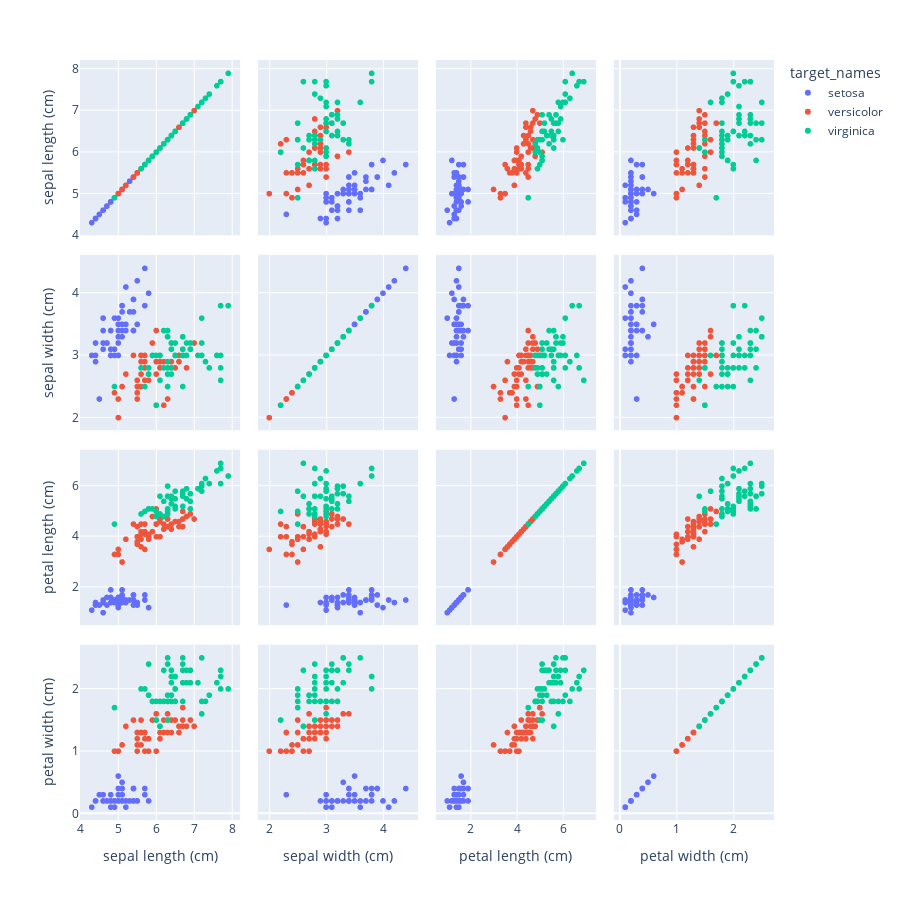

Notebook source saved alongside this figure:
### Code cell
px.scatter_matrix(df,dimensions=df.columns[:4],color="target_names",height=900)

### Figure 1 — Plotly figure (JSON) as saved in the notebook; plotly's stock layout.template omitted (floating-point values rounded to 4 significant figures)
{"data": [{"dimensions": [{"axis": {"matches": true}, "label": "sepal length (cm)", "values": [5.1, 4.9, 4.7, 4.6, 5, 5.4, 4.6, 5, 4.4, 4.9, 5.4, 4.8, 4.8, 4.3, 5.8, 5.7, 5.4, 5.1, 5.7, 5.1, 5.4, 5.1, 4.6, 5.1, 4.8, 5, 5, 5.2, 5.2, 4.7, 4.8, 5.4, 5.2, 5.5, 4.9, 5, 5.5, 4.9, 4.4, 5.1, 5, 4.5, 4.4, 5, 5.1, 4.8, 5.1, 4.6, 5.3, 5]}, {"axis": {"matches": true}, "label": "sepal width (cm)", "values": [3.5, 3, 3.2, 3.1, 3.6, 3.9, 3.4, 3.4, 2.9, 3.1, 3.7, 3.4, 3, 3, 4, 4.4, 3.9, 3.5, 3.8, 3.8, 3.4, 3.7, 3.6, 3.3, 3.4, 3, 3.4, 3.5, 3.4, 3.2, 3.1, 3.4, 4.1, 4.2, 3.1, 3.2, 3.5, 3.6, 3, 3.4, 3.5, 2.3, 3.2, 3.5, 3.8, 3, 3.8, 3.2, 3.7, 3.3]}, {"axis": {"matches": true}, "label": "petal length (cm)", "values": [1.4, 1.4, 1.3, 1.5, 1.4, 1.7, 1.4, 1.5, 1.4, 1.5, 1.5, 1.6, 1.4, 1.1, 1.2, 1.5, 1.3, 1.4, 1.7, 1.5, 1.7, 1.5, 1, 1.7, 1.9, 1.6, 1.6, 1.5, 1.4, 1.6, 1.6, 1.5, 1.5, 1.4, 1.5, 1.2, 1.3, 1.4, 1.3, 1.5, 1.3, 1.3, 1.3, 1.6, 1.9, 1.4, 1.6, 1.4, 1.5, 1.4]}, {"axis": {"matches": true}, "label": "petal width (cm)", "values": [0.2, 0.2, 0.2, 0.2, 0.2, 0.4, 0.3, 0.2, 0.2, 0.1, 0.2, 0.2, 0.1, 0.1, 0.2, 0.4, 0.4, 0.3, 0.3, 0.3, 0.2, 0.4, 0.2, 0.5, 0.2, 0.2, 0.4, 0.2, 0.2, 0.2, 0.2, 0.4, 0.1, 0.2, 0.2, 0.2, 0.2, 0.1, 0.2, 0.2, 0.3, 0.3, 0.2, 0.6, 0.4, 0.3, 0.2, 0.2, 0.2, 0.2]}], "hovertemplate": "target_names=setosa<br>%{xaxis.title.text}=%{x}<br>%{yaxis.title.text}=%{y}<extra></extra>", "legendgroup": "setosa", "marker": {"color": "#636efa", "symbol": "circle"}, "name": "setosa", "showlegend": true, "type": "splom"}, {"dimensions": [{"axis": {"matches": true}, "label": "sepal length (cm)", "values": [7, 6.4, 6.9, 5.5, 6.5, 5.7, 6.3, 4.9, 6.6, 5.2, 5, 5.9, 6, 6.1, 5.6, 6.7, 5.6, 5.8, 6.2, 5.6, 5.9, 6.1, 6.3, 6.1, 6.4, 6.6, 6.8, 6.7, 6, 5.7, 5.5, 5.5, 5.8, 6, 5.4, 6, 6.7, 6.3, 5.6, 5.5, 5.5, 6.1, 5.8, 5, 5.6, 5.7, 5.7, 6.2, 5.1, 5.7]}, {"axis": {"matches": true}, "label": "sepal width (cm)", "values": [3.2, 3.2, 3.1, 2.3, 2.8, 2.8, 3.3, 2.4, 2.9, 2.7, 2, 3, 2.2, 2.9, 2.9, 3.1, 3, 2.7, 2.2, 2.5, 3.2, 2.8, 2.5, 2.8, 2.9, 3, 2.8, 3, 2.9, 2.6, 2.4, 2.4, 2.7, 2.7, 3, 3.4, 3.1, 2.3, 3, 2.5, 2.6, 3, 2.6, 2.3, 2.7, 3, 2.9, 2.9, 2.5, 2.8]}, {"axis": {"matches": true}, "label": "petal length (cm)", "values": [4.7, 4.5, 4.9, 4, 4.6, 4.5, 4.7, 3.3, 4.6, 3.9, 3.5, 4.2, 4, 4.7, 3.6, 4.4, 4.5, 4.1, 4.5, 3.9, 4.8, 4, 4.9, 4.7, 4.3, 4.4, 4.8, 5, 4.5, 3.5, 3.8, 3.7, 3.9, 5.1, 4.5, 4.5, 4.7, 4.4, 4.1, 4, 4.4, 4.6, 4, 3.3, 4.2, 4.2, 4.2, 4.3, 3, 4.1]}, {"axis": {"matches": true}, "label": "petal width (cm)", "values": [1.4, 1.5, 1.5, 1.3, 1.5, 1.3, 1.6, 1, 1.3, 1.4, 1, 1.5, 1, 1.4, 1.3, 1.4, 1.5, 1, 1.5, 1.1, 1.8, 1.3, 1.5, 1.2, 1.3, 1.4, 1.4, 1.7, 1.5, 1, 1.1, 1, 1.2, 1.6, 1.5, 1.6, 1.5, 1.3, 1.3, 1.3, 1.2, 1.4, 1.2, 1, 1.3, 1.2, 1.3, 1.3, 1.1, 1.3]}], "hovertemplate": "target_names=versicolor<br>%{xaxis.title.text}=%{x}<br>%{yaxis.title.text}=%{y}<extra></extra>", "legendgroup": "versicolor", "marker": {"color": "#EF553B", "symbol": "circle"}, "name": "versicolor", "showlegend": true, "type": "splom"}, {"dimensions": [{"axis": {"matches": true}, "label": "sepal length (cm)", "values": [6.3, 5.8, 7.1, 6.3, 6.5, 7.6, 4.9, 7.3, 6.7, 7.2, 6.5, 6.4, 6.8, 5.7, 5.8, 6.4, 6.5, 7.7, 7.7, 6, 6.9, 5.6, 7.7, 6.3, 6.7, 7.2, 6.2, 6.1, 6.4, 7.2, 7.4, 7.9, 6.4, 6.3, 6.1, 7.7, 6.3, 6.4, 6, 6.9, 6.7, 6.9, 5.8, 6.8, 6.7, 6.7, 6.3, 6.5, 6.2, 5.9]}, {"axis": {"matches": true}, "label": "sepal width (cm)", "values": [3.3, 2.7, 3, 2.9, 3, 3, 2.5, 2.9, 2.5, 3.6, 3.2, 2.7, 3, 2.5, 2.8, 3.2, 3, 3.8, 2.6, 2.2, 3.2, 2.8, 2.8, 2.7, 3.3, 3.2, 2.8, 3, 2.8, 3, 2.8, 3.8, 2.8, 2.8, 2.6, 3, 3.4, 3.1, 3, 3.1, 3.1, 3.1, 2.7, 3.2, 3.3, 3, 2.5, 3, 3.4, 3]}, {"axis": {"matches": true}, "label": "petal length (cm)", "values": [6, 5.1, 5.9, 5.6, 5.8, 6.6, 4.5, 6.3, 5.8, 6.1, 5.1, 5.3, 5.5, 5, 5.1, 5.3, 5.5, 6.7, 6.9, 5, 5.7, 4.9, 6.7, 4.9, 5.7, 6, 4.8, 4.9, 5.6, 5.8, 6.1, 6.4, 5.6, 5.1, 5.6, 6.1, 5.6, 5.5, 4.8, 5.4, 5.6, 5.1, 5.1, 5.9, 5.7, 5.2, 5, 5.2, 5.4, 5.1]}, {"axis": {"matches": true}, "label": "petal width (cm)", "values": [2.5, 1.9, 2.1, 1.8, 2.2, 2.1, 1.7, 1.8, 1.8, 2.5, 2, 1.9, 2.1, 2, 2.4, 2.3, 1.8, 2.2, 2.3, 1.5, 2.3, 2, 2, 1.8, 2.1, 1.8, 1.8, 1.8, 2.1, 1.6, 1.9, 2, 2.2, 1.5, 1.4, 2.3, 2.4, 1.8, 1.8, 2.1, 2.4, 2.3, 1.9, 2.3, 2.5, 2.3, 1.9, 2, 2.3, 1.8]}], "hovertemplate": "target_names=virginica<br>%{xaxis.title.text}=%{x}<br>%{yaxis.title.text}=%{y}<extra></extra>", "legendgroup": "virginica", "marker": {"color": "#00cc96", "symbol": "circle"}, "name": "virginica", "showlegend": true, "type": "splom"}], "layout": {"dragmode": "select", "height": 900, "legend": {"title": {"text": "target_names"}, "tracegroupgap": 0}, "margin": {"t": 60}}}
